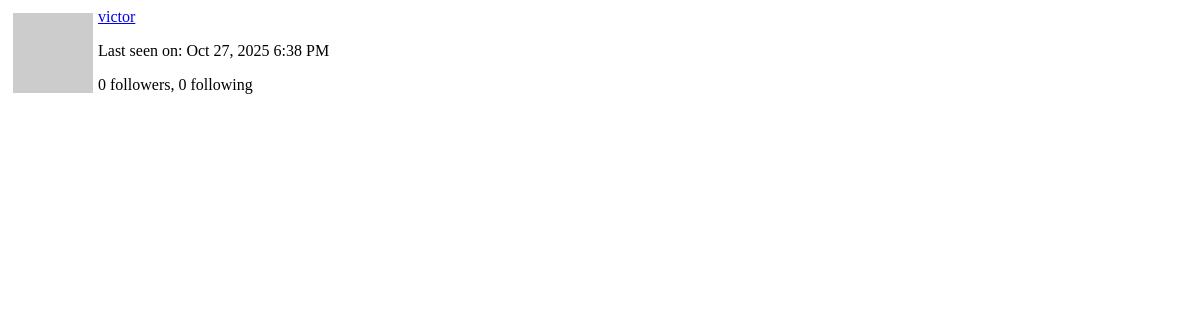
/user/victor/popup (signed in), run on an earlier commit of the app's database.
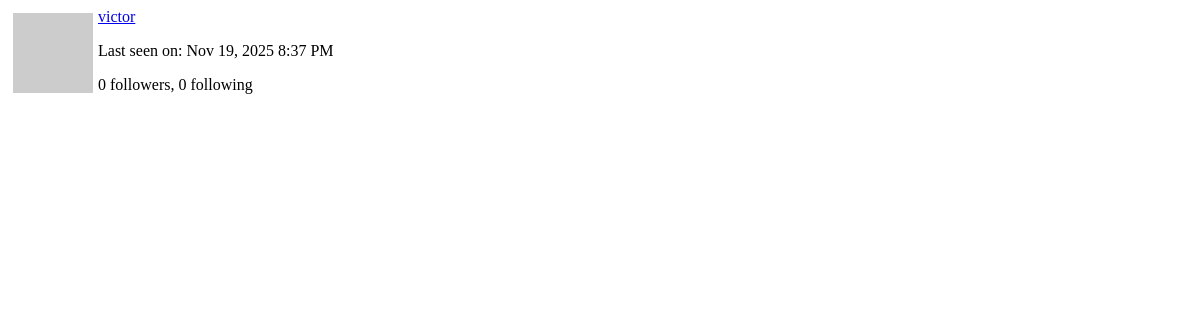
And on a later commit of the database.
### app/models.py (models this page shows, shortened)
class User(UserMixin, db.Model):
    id: so.Mapped[int] = so.mapped_column(primary_key=True)
    username: so.Mapped[str] = so.mapped_column(sa.String(64), index=True, unique=True)
    email: so.Mapped[str] = so.mapped_column(sa.String(120), index=True, unique=True)
    password_hash: so.Mapped[Optional[str]] = so.mapped_column(sa.String(256))
    about_me: so.Mapped[Optional[str]] = so.mapped_column(sa.String(140))
    last_seen: so.Mapped[Optional[datetime]] = so.mapped_column(
        default=lambda: datetime.now(timezone.utc)
    )
    posts: so.WriteOnlyMapped["Post"] = so.relationship(back_populates="author")
    following: so.WriteOnlyMapped["User"] = so.relationship(
        secondary=followers,
        primaryjoin=(followers.c.follower_id == id),
        secondaryjoin=(followers.c.followed_id == id),
        back_populates="followers",
    )
    followers: so.WriteOnlyMapped["User"] = so.relationship(
        secondary=followers,
        primaryjoin=(followers.c.followed_id == id),
        secondaryjoin=(followers.c.follower_id == id),
        back_populates="following",
    )
    def avatar(self, size):
        digest = md5(self.email.lower().encode("utf-8")).hexdigest()
        return f"https://www.gravatar.com/avatar/{digest}?d=identicon&s={size}"
    def followers_count(self):
        query = sa.select(sa.func.count()).select_from(
            self.followers.select().subquery()
        )
        return db.session.scalar(query)
    def following_count(self):
        query = sa.select(sa.func.count()).select_from(
            self.following.select().subquery()
        )
        return db.session.scalar(query)

### app/main/routes.py (the view)
@bp.route("/user/<username>/popup")
@login_required
def user_popup(username):
    user = db.first_or_404(sa.select(User).where(User.username == username))
    form = EmptyForm()
    return render_template("user_popup.html", user=user, form=form)

### app/__init__.py (called while the page is built)
def get_locale():
    return request.accept_languages.best_match(current_app.config["LANGUAGES"])

### app/main/routes.py (called while the page is built)
@bp.before_app_request
def before_request():
    if current_user.is_authenticated:
        current_user.last_seen = datetime.now(timezone.utc)
        db.session.commit()
        g.search_form = SearchForm()
    g.locale = str(get_locale())

### app/models.py (called while the page is built)
@login.user_loader
def load_user(id):
    return db.session.get(User, int(id))

    @classmethod
    def before_commit(cls, session):
        session._changes = {
            "add": list(session.new),
            "update": list(session.dirty),
            "delete": list(session.deleted),
        }

    @classmethod
    def after_commit(cls, session):
        for obj in session._changes["add"]:
            if isinstance(obj, SearchableMixin):
                add_to_index(obj.__tablename__, obj)
        for obj in session._changes["update"]:
            if isinstance(obj, SearchableMixin):
                add_to_index(obj.__tablename__, obj)
        for obj in session._changes["delete"]:
            if isinstance(obj, SearchableMixin):
                remove_from_index(obj.__tablename__, obj)
        session._changes = None

### app/templates/user_popup.html (shortened to what this page needs)
<div>
  <img src="{{ user.avatar(64) }}" style="margin: 5px; float: left">
  <p><a href="{{ url_for('main.user', username=user.username) }}">{{ user.username }}</a></p>
  {% if user.last_seen %}
  <p>{{ _('Last seen on') }}: {{ moment(user.last_seen).format('lll') }}</p>
  {% endif %}
  <p>{{ _('%(count)d followers', count=user.followers_count()) }}, {{ _('%(count)d following', count=user.following_count()) }}</p>
</div>

What changed in the data, as far as the page shows it:
changed User "victor": last_seen "Oct 27, 2025 6:38 PM" → "Nov 19, 2025 8:37 PM"
